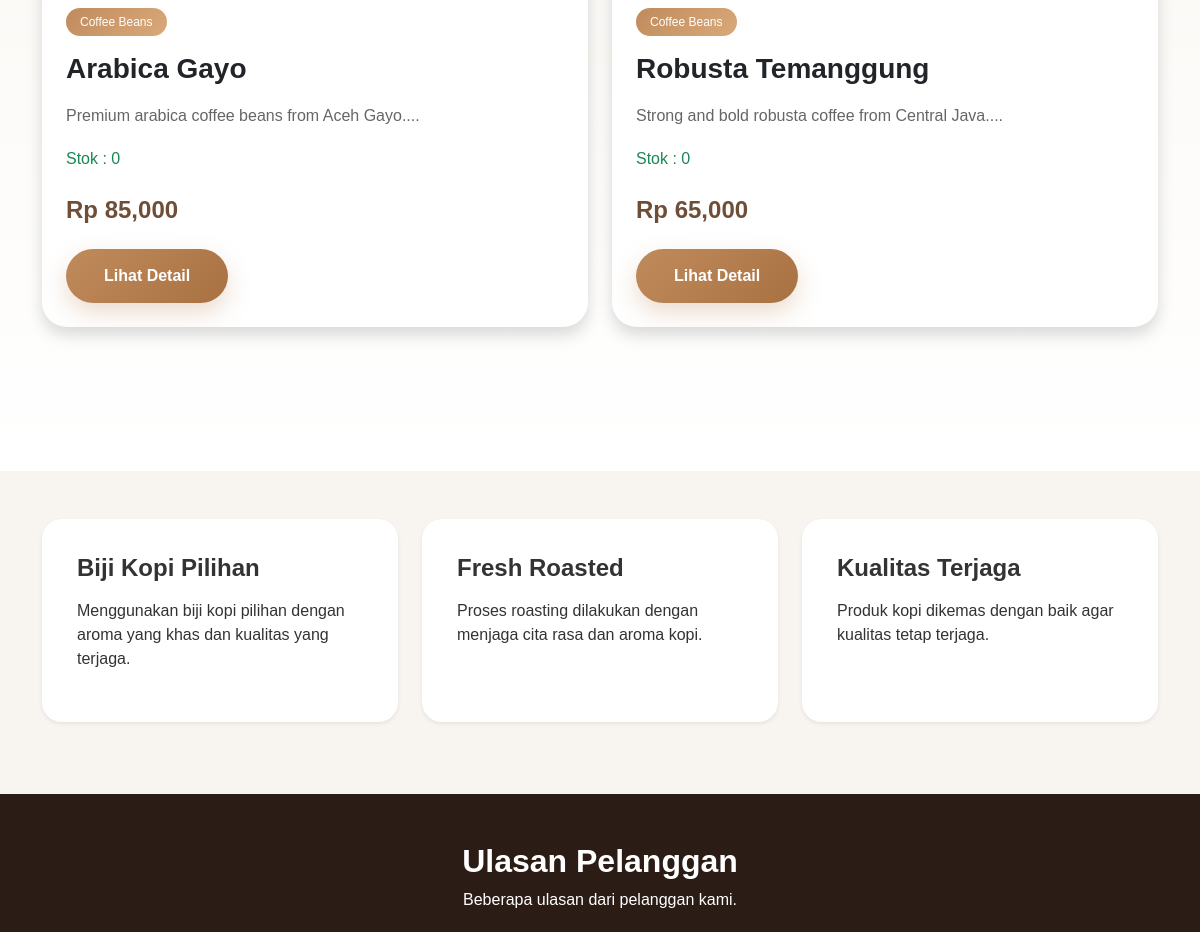
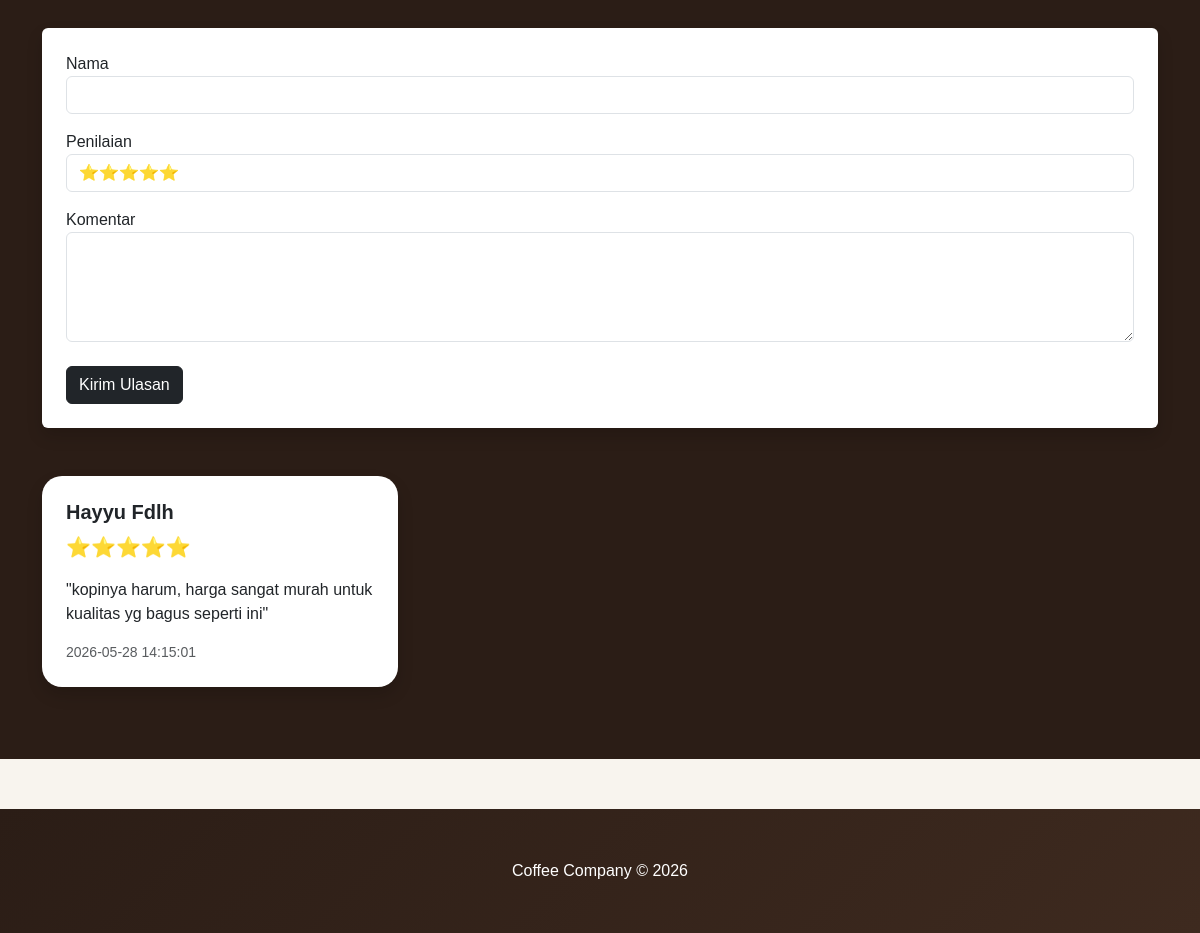
The page /products.php (lower part) on the database as committed earlier (2 pictures, top to bottom).
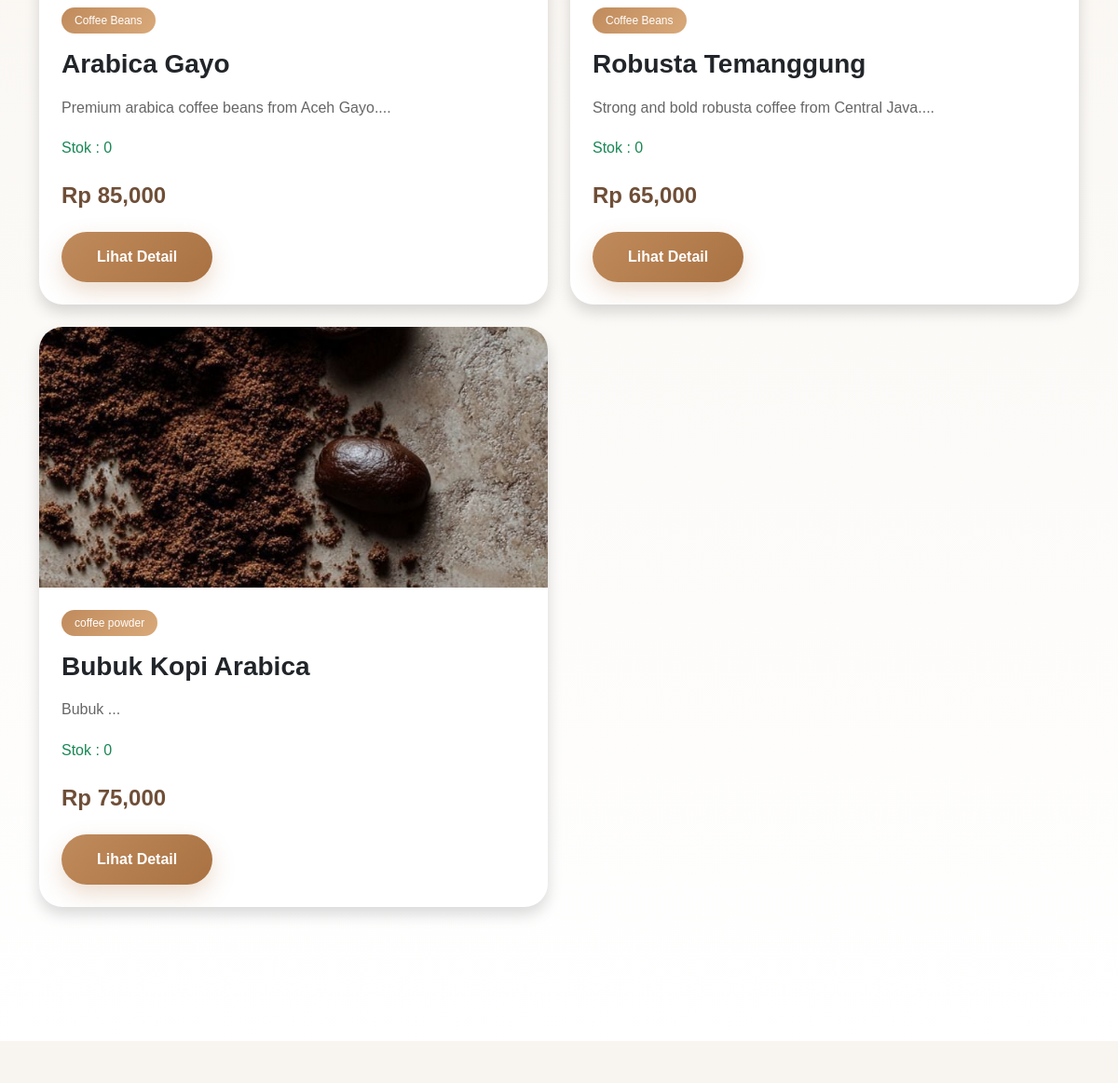
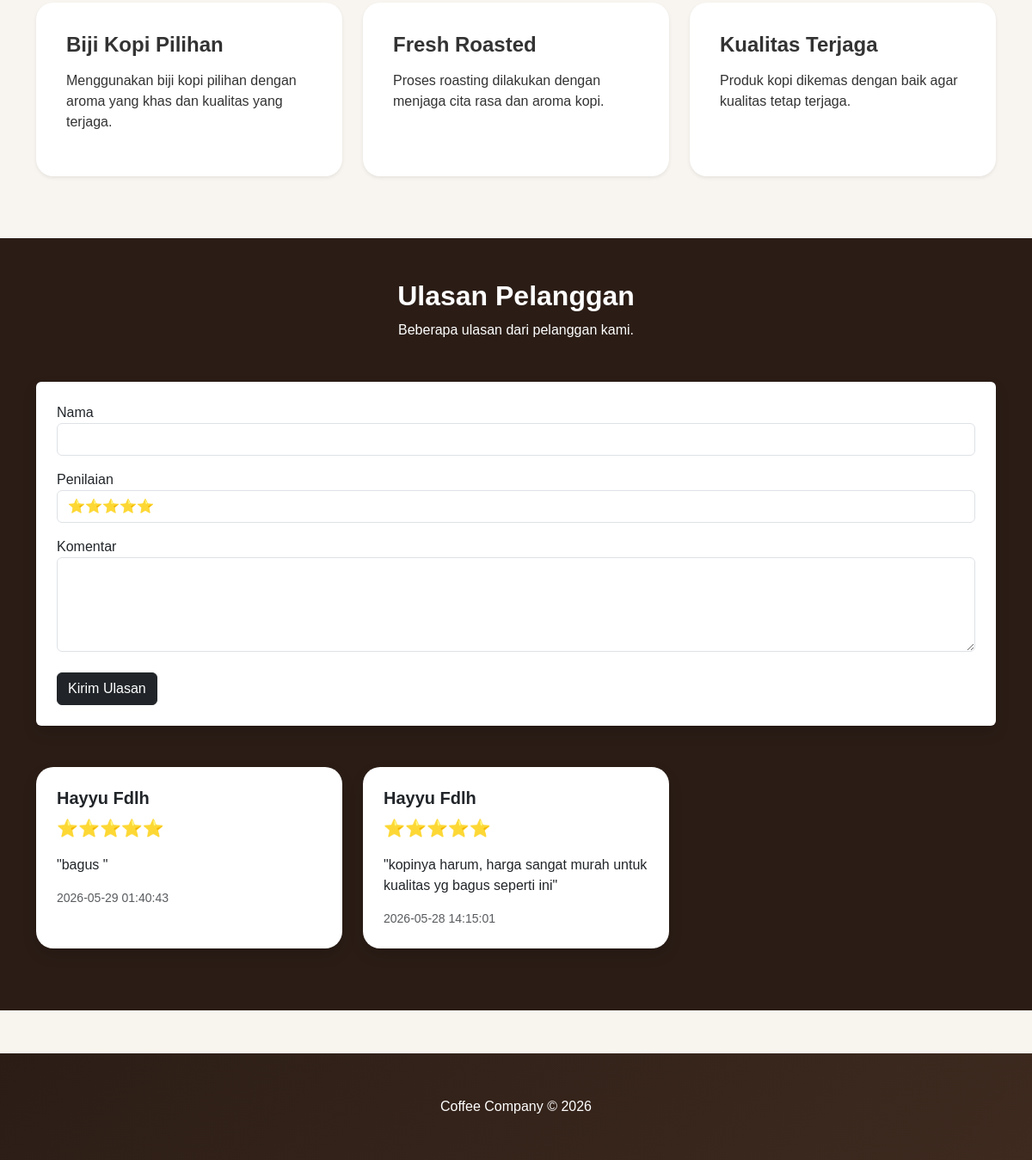
The same page on the database as committed later (2 pictures, top to bottom).
### tables this page shows
CREATE TABLE IF NOT EXISTS `produk` (
  `id` int NOT NULL AUTO_INCREMENT,
  `nama_produk` varchar(100) DEFAULT NULL,
  `deskripsi` text,
  `harga` int DEFAULT NULL,
  `gambar` varchar(255) DEFAULT NULL,
  `kategori` varchar(50) DEFAULT NULL,
  `harga_100` int DEFAULT NULL,
  `harga_200` int DEFAULT NULL,
  `harga_500` int DEFAULT NULL,
  `harga_1000` int DEFAULT NULL,
  `stok` int NOT NULL DEFAULT '0',
  PRIMARY KEY (`id`)
);

CREATE TABLE IF NOT EXISTS `reviews` (
  `id` int NOT NULL AUTO_INCREMENT,
  `nama` varchar(100) DEFAULT NULL,
  `rating` int DEFAULT NULL,
  `komentar` text,
  `tanggal` timestamp NULL DEFAULT CURRENT_TIMESTAMP,
  PRIMARY KEY (`id`)
);

### products.php (the view, shortened to what the changed rows need)
<?php
include 'config/koneksi.php';
if(isset($_GET['search'])){
    $search = $_GET['search'];
    $data = mysqli_query($conn,
    "SELECT * FROM produk
    WHERE nama_produk LIKE '%$search%'");
} else {
    $data = mysqli_query($conn,
    "SELECT * FROM produk");
}
$review = mysqli_query($conn,
"SELECT * FROM reviews ORDER BY id DESC");
?>
<!DOCTYPE html>
<html lang="id">
<head>
    <link href="https://cdn.jsdelivr.net/npm/bootstrap@5.3.3/dist/css/bootstrap.min.css" rel="stylesheet">
    <link rel="stylesheet" href="assets/css/style.css">
</head>
<body>
<section class="product-section">
    <div class="container">
        <div class="row">
            <?php while($d = mysqli_fetch_array($data)) { ?>
            <div class="col-md-6 mb-4">
                <div class="card product-card shadow h-100">
                    <img
                    src="assets/img/<?php echo $d['gambar']; ?>"
                    class="product-img">
                    <div class="card-body p-4">
                        <span class="badge bg-dark mb-3">
                            <?php echo $d['kategori']; ?>
                        </span>
                        <h3 class="fw-bold">
                            <?php echo $d['nama_produk']; ?>
                        </h3>
                        <p class="mt-3">
                            <?php echo substr($d['deskripsi'],0,120); ?>...
                        </p>
                        <p class="text-success">
                            Stok :
                            <?php echo $d['stok']; ?>
                        </p>
                        <h4 class="fw-bold mt-4 price">
                            Rp <?php echo number_format($d['harga']); ?>
                        </h4>
                        <button
                        class="btn btn-coffee mt-3"
                        data-bs-toggle="modal"
                        data-bs-target="#modal<?php echo $d['id']; ?>">
                            Lihat Detail
                        </button>
                    </div>
                </div>
            </div>
            <?php } ?>
        </div>
    </div>
</section>
<section class="review-section py-5 text-white">
    <div class="container">
        <div class="text-center mb-5">
            <h2 class="fw-bold">
                Ulasan Pelanggan
            </h2>
        </div>
        <div class="row">
            <?php while($r = mysqli_fetch_array($review)) { ?>
            <div class="col-md-4 mb-4">
                <div class="card review-card shadow h-100 p-4 text-dark">
                    <h5 class="fw-bold">
                        <?php echo $r['nama']; ?>
                    </h5>
                    <div class="star mb-3">
                        <?php
                        for($i=1; $i <= $r['rating']; $i++){
                            echo "⭐";
                        }
                        ?>
                    </div>
                    <p>
                        "<?php echo $r['komentar']; ?>"
                    </p>
                    <small class="text-muted">
                        <?php echo $r['tanggal']; ?>
                    </small>
                </div>
            </div>
            <?php } ?>
        </div>
    </div>
</section>
</body>
</html>

Rows that differ between the two databases and show on the page:
added produk: gambar (picture), kategori "coffee powder", nama_produk "Bubuk Kopi Arabica", deskripsi "Bubuk", stok "0", harga "75,000"
added reviews: nama "Hayyu Fdlh", rating 5 (drawn), komentar "bagus", tanggal "2026-05-29 01:40:43"
